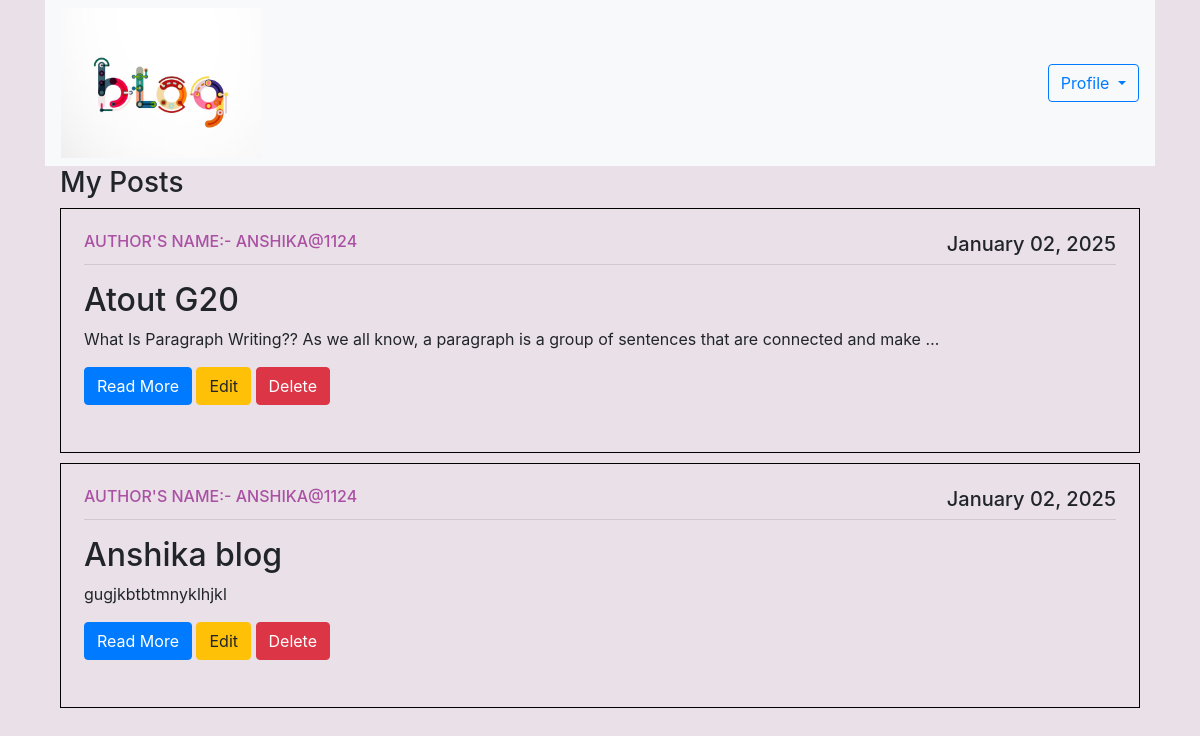
Before: /mypost/ (signed in) with the older database file.
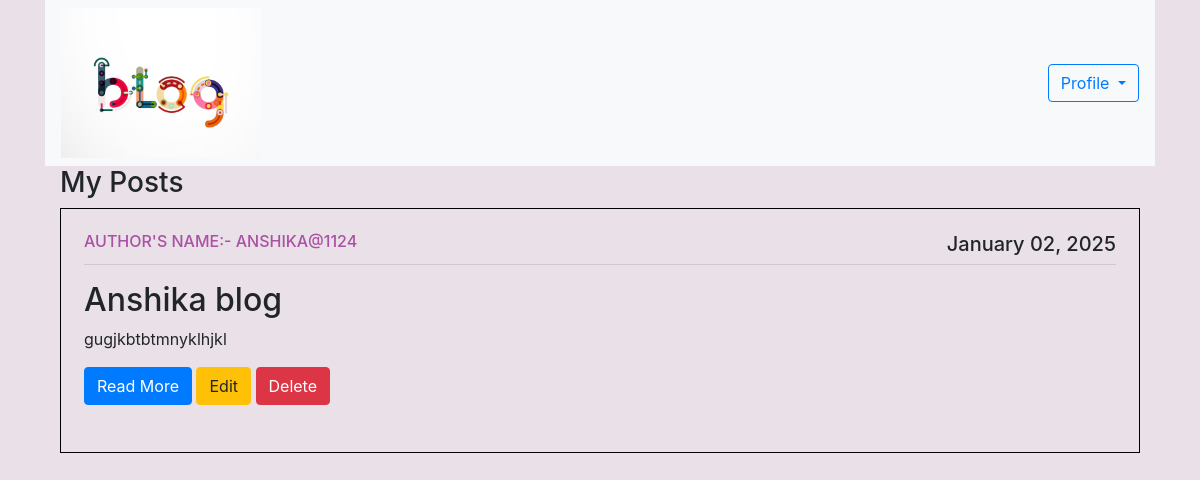
After: the same page with the newer database file.
### blogapp/models.py (models this page shows, shortened)
class Post(models.Model):
    title = models.CharField(max_length=100)
    content = models.TextField()
    date_posted = models.DateTimeField(default=timezone.now)
    author = models.ForeignKey(User, on_delete=models.CASCADE)

### blogapp/views.py (the view)
# urls.py: path('mypost/', views.myPost, name='my-post'),
def myPost(request):
    posts = Post.objects.filter(author=request.user)
    return render(request, 'mypost.html', {'posts': posts})

### blogapp/templates/mypost.html (shortened to what this page needs)
{% extends 'home.html' %}
{% block content %}
{% load static %}
<div class="container ">
<nav class="navbar navbar-expand-lg navbar-light bg-light w-100">
	<div class="collapse navbar-collapse" id="navbarSupportedContent">
		<ul class="navbar-nav mr-auto ">
			<li><a href="/base"><img class="w-10 height-50" style="width: 200px; height: 150px; " src="{%static 'base.avif'%}" alt=""></a></li>
		</ul>
		<form class="form-inline my-2 my-lg-0">
			<div class="dropdown">
				<button class="btn btn-outline-primary dropdown-toggle" type="button" id="dropdownMenuButton"
					data-toggle="dropdown" aria-haspopup="true" aria-expanded="false">
					Profile
				</button>
			</div>
		</form>
	</div>
</nav>
<div class="container custom-container" style="max-width: 1350px; ">
	<h3>My Posts </h3>
	{% for post in posts %}
<article class="media content-section">
	<div class="media-body" style="border: 1px solid black; padding: 23px; margin-bottom: 10px;">
		<div class="article-metadata">
<h6 class="text-uppercase" style="text-align:left;float:left; color: #aa51a3;">Author's Name:-  {{ post.author }}</h6>
			<h5 style="text-align:right;float:right;">{{ post.date_posted|date:"F d, Y" }}</h5>
			<hr style="clear:both;" />
		</div>
		<h2>{{ post.title }}</h2>
		<p class="article-content">{{ post.content|truncatewords:20 }}</p>
		<a href="{% url 'mypost_detail' post.pk %}" class="btn btn-primary">Read More</a>
		<a href="{% url 'edit_post' post.pk %}" class="btn btn-warning">Edit</a>
		<a href="{% url 'delete_post' post.pk %}" class="btn btn-danger">Delete</a>
		<br><br>
	</div>
</article>
{% endfor %}
</div>
{% endblock %}

Changed rows visible on the page:
removed Post: author "ANSHIKA@1124", date_posted "January 02, 2025", title "Atout G20", content "What Is Paragraph Writing?? As we all know, a paragraph is a group of sentences that are connected and make …"
